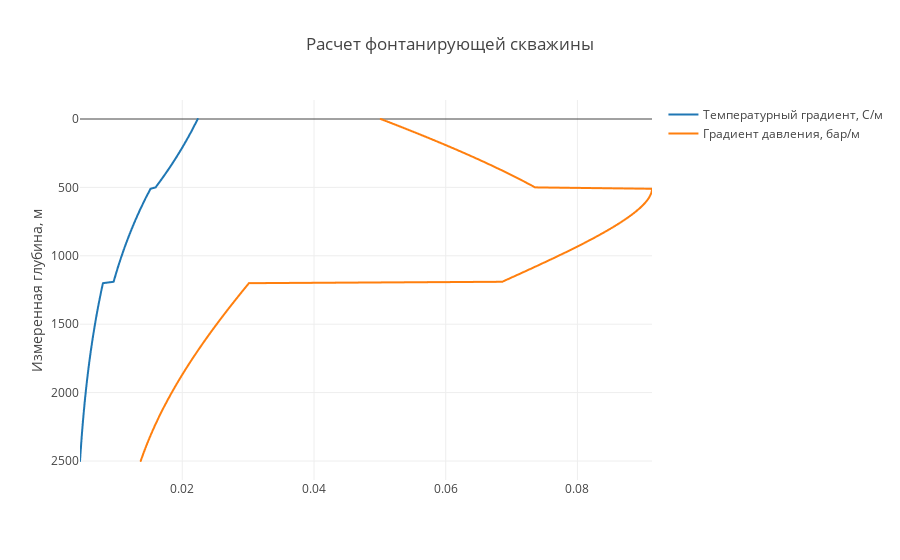

The code cell stored with this chart in its notebook:
### Code cell
trace1 = trace(simple_well.data.get_values(28), simple_well.data.get_values(24),  "Температурный градиент, С/м")
trace2 = trace(simple_well.data.get_values(29), simple_well.data.get_values(24),  "Градиент давления, бар/м")
data=[trace1,trace2]
plot()

### Figure 1 — Plotly figure (JSON) as saved in the notebook; plotly's stock layout.template omitted (floating-point values rounded to 4 significant figures; data arrays with more than 128 entries replaced by an {"elided": "..."} marker saying what was removed)
{"data": [{"mode": "lines", "name": "Температурный градиент, С/м", "type": "scattergl", "uid": "bd6079df-6a44-49d8-868a-9c43191baf88", "x": {"elided": "251 float values"}, "y": {"elided": "251 int values"}}, {"mode": "lines", "name": "Градиент давления, бар/м", "type": "scattergl", "uid": "cb6e828b-c09a-41eb-985f-18c09d17f055", "x": {"elided": "251 float values"}, "y": {"elided": "251 int values"}}], "layout": {"title": {"text": "Расчет фонтанирующей скважины"}, "yaxis": {"autorange": "reversed", "title": {"text": "Измеренная глубина, м"}}}}
